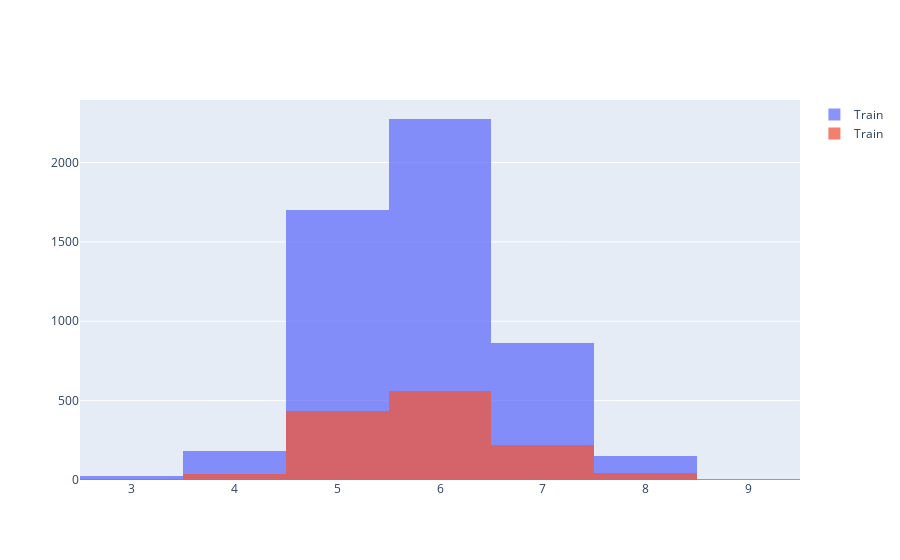

Notebook code cell kept with this figure:
### Code cell
fig = go.Figure()
fig.add_trace(go.Histogram(x=X_train['quality'],name='Train'))
fig.add_trace(go.Histogram(x=X_test['quality'],name='Train'))

fig.update_layout(barmode='overlay')
fig.update_traces(opacity=0.75)
fig.show()

### Figure 1 — Plotly figure (JSON) as saved in the notebook; plotly's stock layout.template omitted (floating-point values rounded to 4 significant figures; data arrays with more than 128 entries replaced by an {"elided": "..."} marker saying what was removed)
{"data": [{"name": "Train", "opacity": 0.75, "type": "histogram", "x": {"elided": "5197 int values"}}, {"name": "Train", "opacity": 0.75, "type": "histogram", "x": {"elided": "1300 int values"}}], "layout": {"barmode": "overlay"}}
